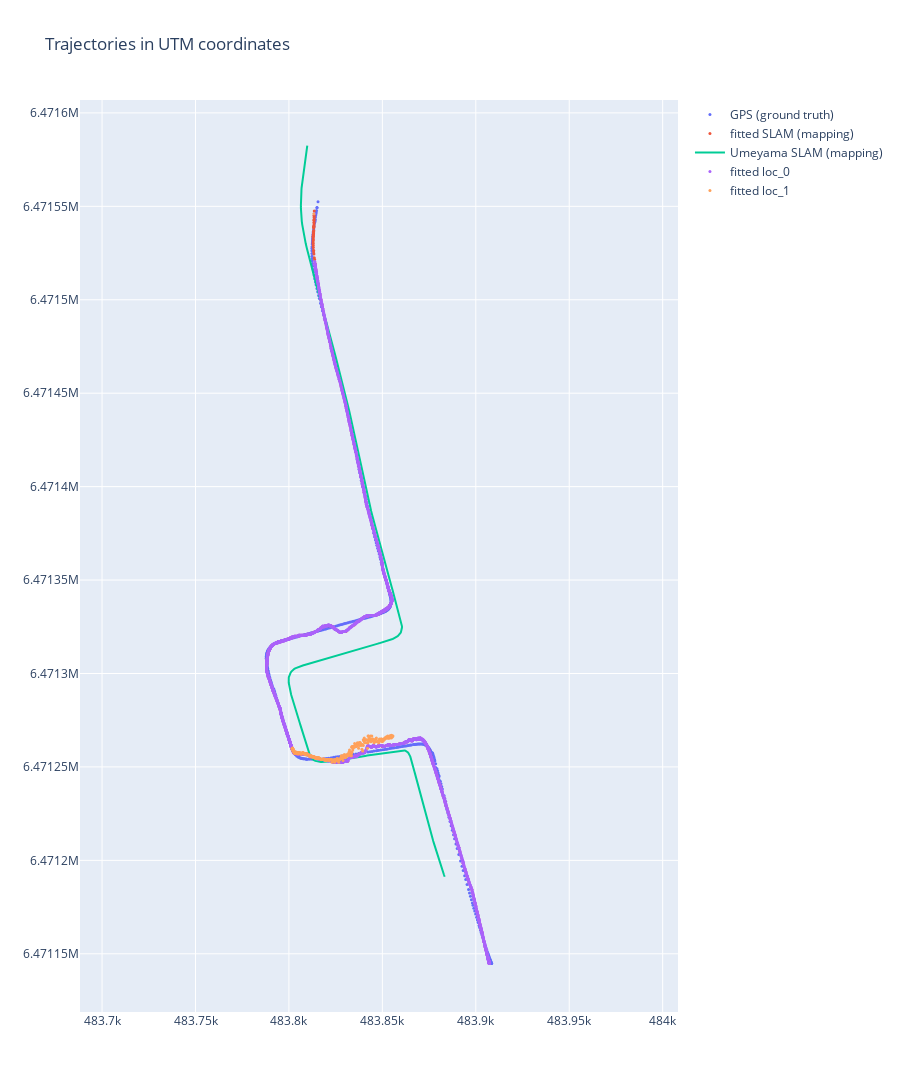

This figure's notebook cell:
### Code cell
fig_2d = processor.create_2d_plot_utm()
fig_2d.show()

### Figure 1 — Plotly figure (JSON) as saved in the notebook; plotly's stock layout.template omitted (floating-point values rounded to 4 significant figures; data arrays with more than 128 entries replaced by an {"elided": "..."} marker saying what was removed)
{"data": [{"marker": {"color": "#636EFA", "size": 3}, "mode": "markers", "name": "GPS (ground truth)", "type": "scatter", "x": {"elided": "529 float values"}, "y": {"elided": "529 float values"}}, {"marker": {"color": "#EF553B", "size": 3}, "mode": "markers", "name": "fitted SLAM (mapping)", "type": "scatter", "x": {"elided": "529 float values"}, "y": {"elided": "529 float values"}}, {"marker": {"color": "#00CC96", "size": 3}, "mode": "lines", "name": "Umeyama SLAM (mapping)", "type": "scatter", "x": {"elided": "529 float values"}, "y": {"elided": "529 float values"}}, {"marker": {"color": "#AB63FA", "size": 3}, "mode": "markers", "name": "fitted loc_0", "type": "scatter", "x": {"elided": "2926 float values"}, "y": {"elided": "2926 float values"}}, {"marker": {"color": "#FFA15A", "size": 3}, "mode": "markers", "name": "fitted loc_1", "type": "scatter", "x": {"elided": "411 float values"}, "y": {"elided": "411 float values"}}], "layout": {"height": 1200, "title": {"text": "Trajectories in UTM coordinates"}, "yaxis": {"scaleanchor": "x", "scaleratio": 1}}}
